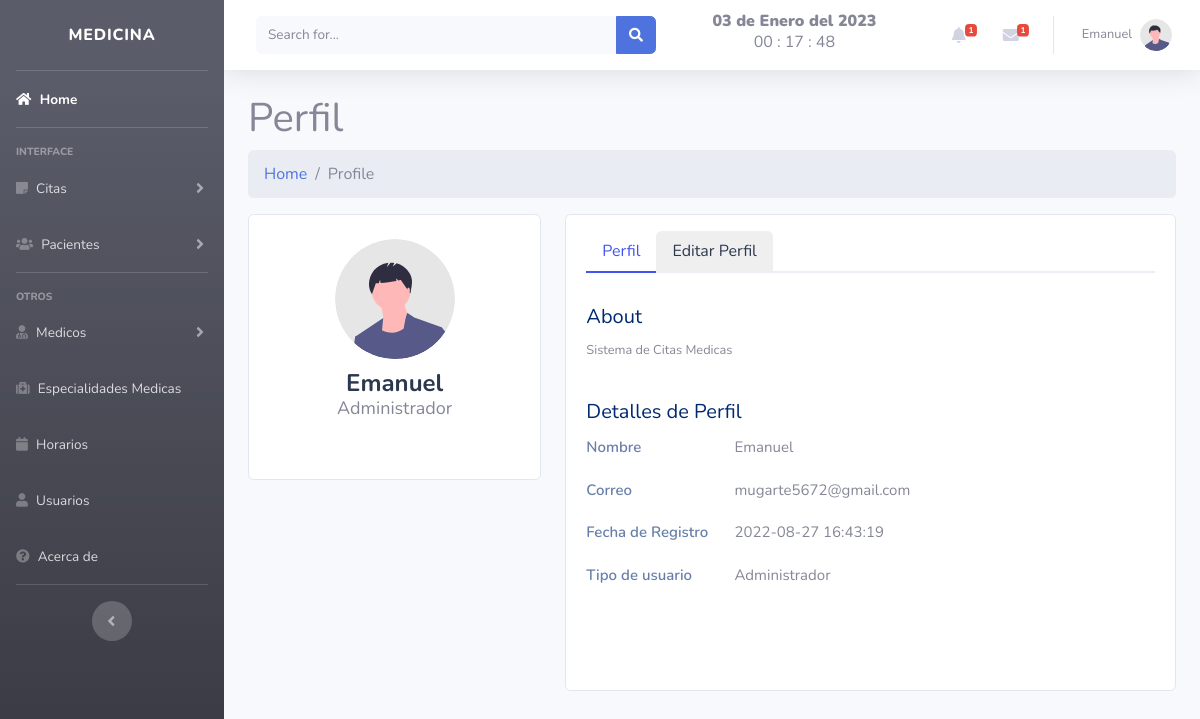
Screenshot of /views/perfil.php (signed in) with the database file from the repository.
### tables this page shows
CREATE TABLE `user` (
  `id` int(11) NOT NULL,
  `nombre` varchar(50) NOT NULL,
  `correo` varchar(50) NOT NULL,
  `password` varchar(50) NOT NULL,
  `fecha` timestamp NOT NULL DEFAULT current_timestamp(),
  `rol` int(11) NOT NULL
);

CREATE TABLE `roles` (
  `id` int(11) NOT NULL,
  `rol` varchar(50) NOT NULL
);

### views/perfil.php (the view, shortened to what this page needs)
<?php include "../includes/header.php"; ?>
<?php include "../includes/db.php"; ?>
<?php
$actualsesion = $_SESSION['nombre'];
?>
<?php
$sql = "SELECT  user.id, user.nombre, user.correo, user.password, user.fecha,
roles.rol FROM user
LEFT JOIN roles ON user.rol= roles.id  WHERE nombre ='$actualsesion'";
$usuarios = mysqli_query($conexion, $sql);
if ($usuarios->num_rows > 0) {
    foreach ($usuarios as $key => $fila) {
?>
        <tr>
        </tr>
<?php
    }
}
?>
<html lang="en">
<head>
    <link rel="stylesheet" href="../css/profile.css">
</head>
<body>
    <div class="container">
        <main id="main" class="main">
            <div class="pagetitle">
                <h1>Perfil</h1>
                <nav>
                    <ol class="breadcrumb">
                        <li class="breadcrumb-item"><a href="index.php">Home</a></li>
                        <li class="breadcrumb-item active">Profile</li>
                    </ol>
                </nav>
            </div>
            <section class="section profile">
                <div class="row">
                    <div class="col-xl-4">
                        <div class="card">
                            <div class="card-body profile-card pt-4 d-flex flex-column align-items-center">
                                <img src="../img/undraw_profile.svg" alt="Profile" class="rounded-circle">
                                <h2><?php echo $fila['nombre']; ?></h2>
                                <h3><?php echo $fila['rol']; ?></h3>
                                <div class="social-links mt-2">
                                </div>
                            </div>
                        </div>
                    </div>
                    <div class="col-xl-8">
                        <div class="card">
                            <div class="card-body pt-3">
                                <ul class="nav nav-tabs nav-tabs-bordered">
                                    <li class="nav-item">
                                        <button class="nav-link active" data-bs-toggle="tab" data-bs-target="#profile-overview">Perfil</button>
                                    </li>
                                    <li class="nav-item">
                                        <button class="nav-link" data-bs-toggle="tab" data-bs-target="#profile-edit">Editar Perfil</button>
                                    </li>
                                </ul>
                                <div class="tab-content pt-2">
                                    <div class="tab-pane fade show active profile-overview" id="profile-overview">
                                        <br>
                                        <h5 class="card-title">About</h5>
                                        <p class="small fst-italic">Sistema de Citas Medicas</p>
                                        <br>
                                        <h5 class="card-title">Detalles de Perfil</h5>
                                        <div class="row">
                                            <div class="col-lg-3 col-md-4 label ">Nombre</div>
                                            <div class="col-lg-9 col-md-8"><?php echo $fila['nombre']; ?></div>
                                        </div>
                                        <div class="row">
                                            <div class="col-lg-3 col-md-4 label">Correo</div>
                                            <div class="col-lg-9 col-md-8"><?php echo $fila['correo']; ?></div>
                                        </div>
                                        <div class="row">
                                            <div class="col-lg-3 col-md-4 label">Fecha de Registro</div>
                                            <div class="col-lg-9 col-md-8"><?php echo $fila['fecha']; ?></div>
                                        </div>
                                        <div class="row">
                                            <div class="col-lg-3 col-md-4 label">Tipo de usuario</div>
                                            <div class="col-lg-9 col-md-8"><?php echo $fila['rol']; ?></div>
                                        </div>
                                    </div>
                                </div>
</body>
</html>
<?php include "../includes/footer.php"; ?>

### css/profile.css (style rules this page uses)
.profile .profile-card img { max-width: 120px; }
.profile .profile-card h2 { font-size: 24px; font-weight: 700; color: #2c384e; margin: 10px 0 0 0; }
.profile .profile-card h3 { font-size: 18px; }
.profile .profile-overview .row { margin-bottom: 20px; font-size: 15px; }
.profile .profile-overview .card-title { color: #012970; }
.profile .profile-overview .label { font-weight: 600; color: rgba(1, 41, 112, 0.6); }
.nav-tabs-bordered { border-bottom: 2px solid #ebeef4; }
.nav-tabs-bordered .nav-link { margin-bottom: -2px; border: none; color: #2c384e; }
.nav-tabs-bordered .nav-link.active { background-color: #fff; color: #4154f1; border-bottom: 2px solid #4154f1; }

### rows the page displays
user: nombre "Emanuel", rol.rol "Administrador", correo "mugarte5672@gmail.com", fecha "2022-08-27 16:43:19"

### other values shown
fecha() "03 de Enero del 2023"
$_SESSION['nombre'] "Emanuel"
